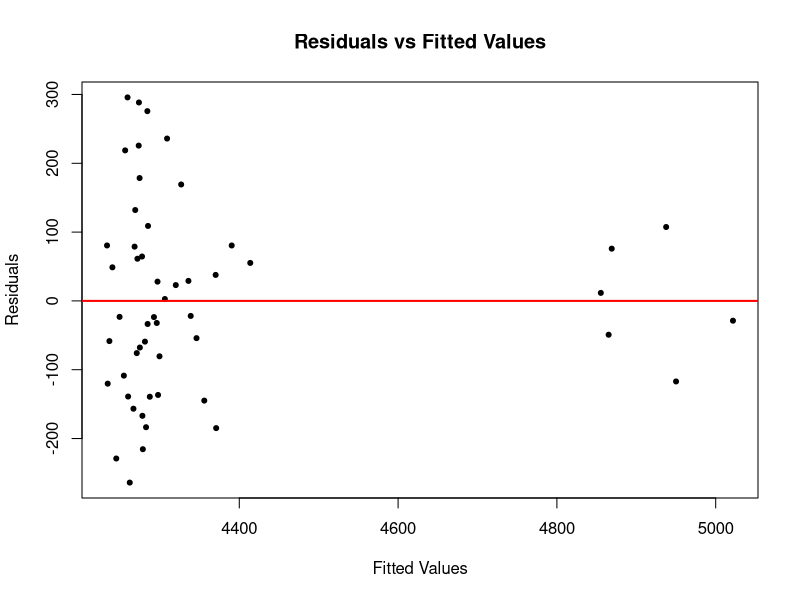
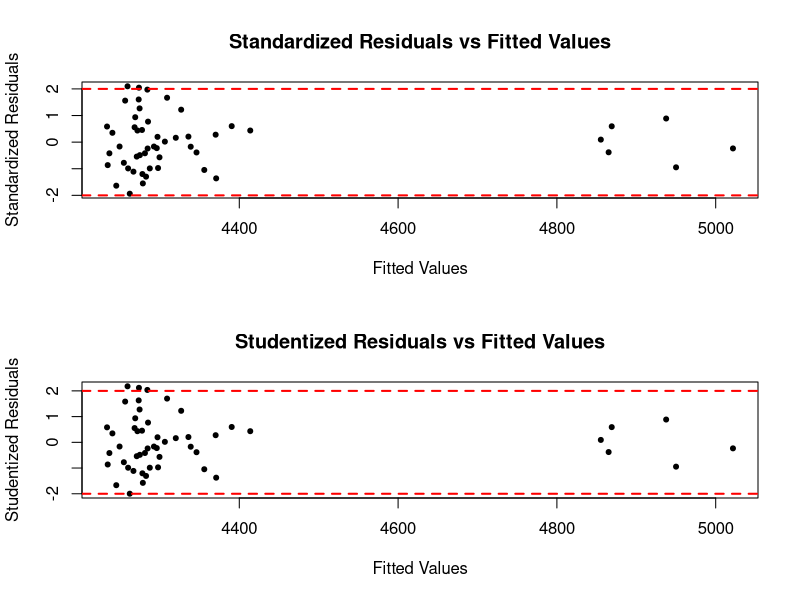

The R script that drew these images, in order:
# Problem 03

# Load the data
library(readxl)
# Đọc dữ liệu từ file "grocery.txt"
grocery_data <- read_excel("grocery.xlsx", col_names = TRUE)

# Assign column names
colnames(grocery_data) <- c("labor", "shipped", "cost", "holiday")


# 01
# Fit the linear regression model
result <- lm(labor ~ shipped + cost + holiday, data = grocery_data)

# Residual Analysis
par(mfrow=c(1,1))
plot(result$fitted.values, result$residuals, 
     main="Residuals vs Fitted Values",
     xlab="Fitted Values", ylab="Residuals", pch=20)
abline(h=0, col="red", lwd=2)

# Standardized Residuals vs Fitted Values
par(mfrow=c(2,1)) 
plot(result$fitted.values, rstandard(result), 
     main="Standardized Residuals vs Fitted Values",
     xlab="Fitted Values", ylab="Standardized Residuals", pch=20)
abline(h=c(-2,2), col="red", lwd=2, lty=2)

# Studentized Residuals vs Fitted Values
plot(result$fitted.values, rstudent(result), 
     main="Studentized Residuals vs Fitted Values",
     xlab="Fitted Values", ylab="Studentized Residuals", pch=20)
abline(h=c(-2,2), col="red", lwd=2, lty=2)

# Detecting Outliers using Studentized Residuals
sorted_residuals <- sort(rstudent(result), decreasing = TRUE)
print(sorted_residuals)

# Bonferroni Outlier Test
n <- nrow(grocery_data)  # Number of observations
p <- length(coef(result))  # Number of predictors + intercept
alpha <- 0.05
bonferroni_cutoff <- qt(1 - alpha / (2 * n), df = n - p - 1)
print(paste("Bonferroni cutoff:", bonferroni_cutoff))

# Identifying outliers
outliers <- which(abs(rstudent(result)) > bonferroni_cutoff)
print(paste("Outliers detected at indices:", toString(outliers)))


#-------------------------------------------------------------------

# # 02

# # Load necessary package
# library(MASS)  # For rstudent()

# # Example dataset (replace with your data)
# set.seed(123)
# n <- 50  # Number of observations
# x1 <- rnorm(n)
# x2 <- rnorm(n)
# y <- 3 + 2*x1 - x2 + rnorm(n, sd=2)

# # Fit a linear regression model
# model <- lm(y ~ x1 + x2)

# # Compute studentized residuals
# student_res <- rstudent(model)

# # Bonferroni critical value
# alpha <- 0.05
# p <- length(coef(model))  # Number of predictors + intercept
# t_crit <- qt(1 - alpha / (2 * n), df = n - p - 1)  

# # Plot studentized residuals with critical values
# plot(student_res, ylim=c(-4,4), main="Studentized Residuals")
# abline(h = t_crit, col="red", lwd=2, lty=2)   # Upper threshold
# abline(h = -t_crit, col="red", lwd=2, lty=2)  # Lower threshold

# # Identify outliers
# outliers <- which(abs(student_res) > t_crit)
# cat("Outlier indices:", outliers, "\n")
# cat("Outlier values:", student_res[outliers], "\n")


#-------------------------------------------------------------------

# # 03

# # Get leverage values (h_ii)
# lev <- lm.influence(model)$hat  

# # Print summary of leverage values
# summary(lev)

# # Define leverage thresholds
# p <- length(coef(model))  # Number of predictors + intercept
# n <- length(model$fitted.values)  # Number of observations

# threshold_2p <- 2*p/n
# threshold_3p <- 3*p/n
# threshold_5p <- 5*p/n

# # Identify high-leverage points
# high_leverage_2p <- which(lev > threshold_2p)
# high_leverage_3p <- which(lev > threshold_3p)
# high_leverage_5p <- which(lev > threshold_5p)

# # Print indices
# cat("High leverage (2p/n):", high_leverage_2p, "\n")
# cat("High leverage (3p/n):", high_leverage_3p, "\n")
# cat("High leverage (5p/n):", high_leverage_5p, "\n")

# # Plot leverage values
# plot(lev, main="Leverages", ylim=c(0, max(lev)), pch=19)
# abline(h = threshold_2p, col="red", lty=2)  # 2p/n
# abline(h = threshold_3p, col="blue", lty=2) # 3p/n
# abline(h = threshold_5p, col="green", lty=2) # 5p/n

# # Identify points interactively
# identify(lev)


# #-------------------------------------------------------------------

# # 04

# # a

# # Fit the full model
# model_full <- lm(labor ~ shipped + cost + holiday, data = grocery_data)

# # Remove observation 43
# data2 <- data[-43, ]

# # Fit the model without observation 43
# model_reduced <- lm(labor ~ shipped + cost + holiday, data = data2)

# # Compare regression coefficients
# summary(model_full)$coefficients
# summary(model_reduced)$coefficients


# # b

# # Predict the fitted value for observation 43 using both models
# fitted_full <- predict(model_full, newdata = data[43, ])
# fitted_reduced <- predict(model_reduced, newdata = data[43, ])

# # Print results
# cat("Fitted value from full model:", fitted_full, "\n")
# cat("Fitted value from reduced model:", fitted_reduced, "\n")


# #c

# # both the regression coefficients (4a) and the predicted values (4b) change significantly 
# # when removing observation 43, then it is influential.
